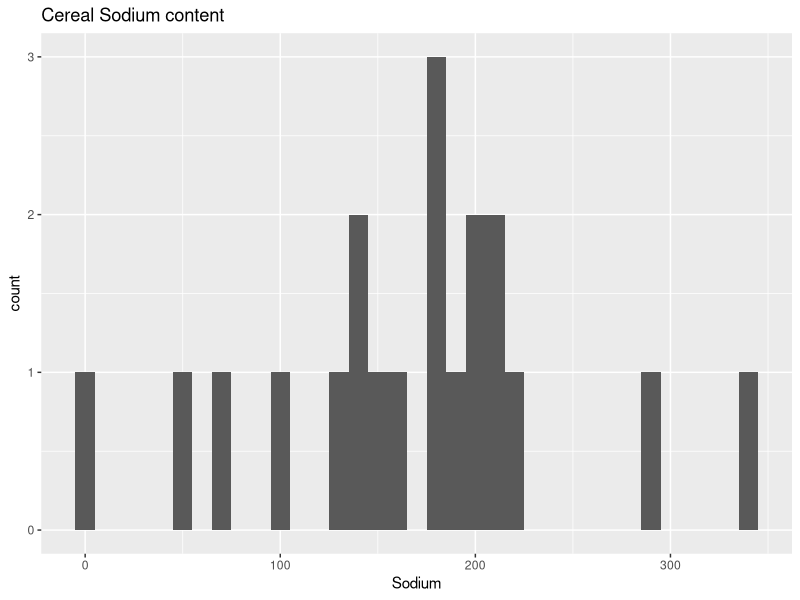
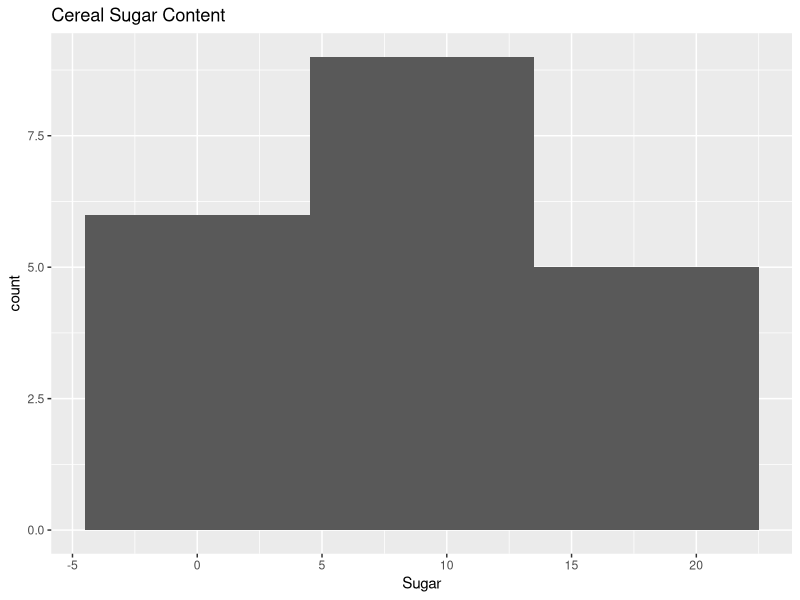
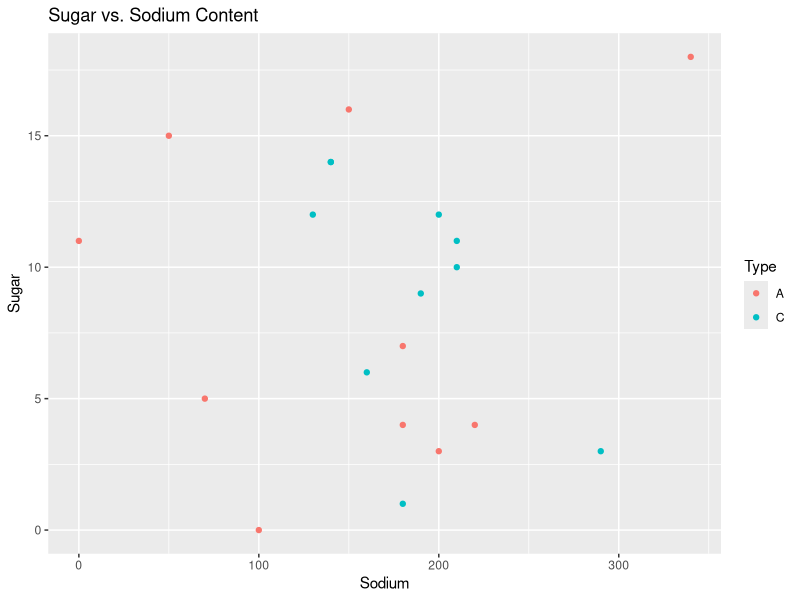

R code for these plots, in order:
## ---- chunk 1
#| label: setup
#| warning: false
#| message: false

library(tidyverse)
library(ggplot2)

knitr::opts_chunk$set(echo = TRUE, warning=FALSE, message=FALSE)
## ---- chunk 2
df <- read_csv("_data/cereal.csv")
## ---- chunk 3
dim(df)
## ---- chunk 4
colnames(df)
## ---- chunk 5
head(df)
## ---- chunk 6
#Check for missing values
sum(is.na(df))
## ---- chunk 7
head(df)
## ---- chunk 8
ggplot(df, aes(x = Sodium)) + geom_histogram(binwidth = 10) + ggtitle("Cereal Sodium content")
## ---- chunk 9
ggplot(df, aes(x = Sugar)) + geom_histogram(binwidth = 9) + ggtitle("Cereal Sugar Content")
## ---- chunk 10
ggplot(data = df)+ geom_point(mapping = aes(x = Sodium, y = Sugar,col=Type)) + ggtitle("Sugar vs. Sodium Content")
